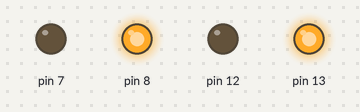
Bench run of a sketch on a simulated Arduino Uno, built with avr-gcc and run on an emulated ATmega328P. Parts: output pins drawn as LEDs (lit = HIGH).

Above: at 0.1 s.
Timing chart, 0 to 1.6 s (numbered marks = the images above):
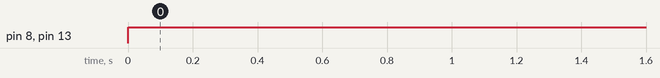

Measured:
- by itself, pin 8, pin 13: LOW → HIGH at 0.00 s

The sketch:

grand_jofo1.ino
```cpp
// C++ code
//
void setup()
{
  pinMode(13, OUTPUT);
   pinMode(12, OUTPUT);
   pinMode(8, OUTPUT);
   pinMode(7, OUTPUT);

}

void loop()
{
  digitalWrite(13, HIGH);
  digitalWrite(12, LOW);

    digitalWrite(8, HIGH);
  digitalWrite(7, LOW);


}
```
